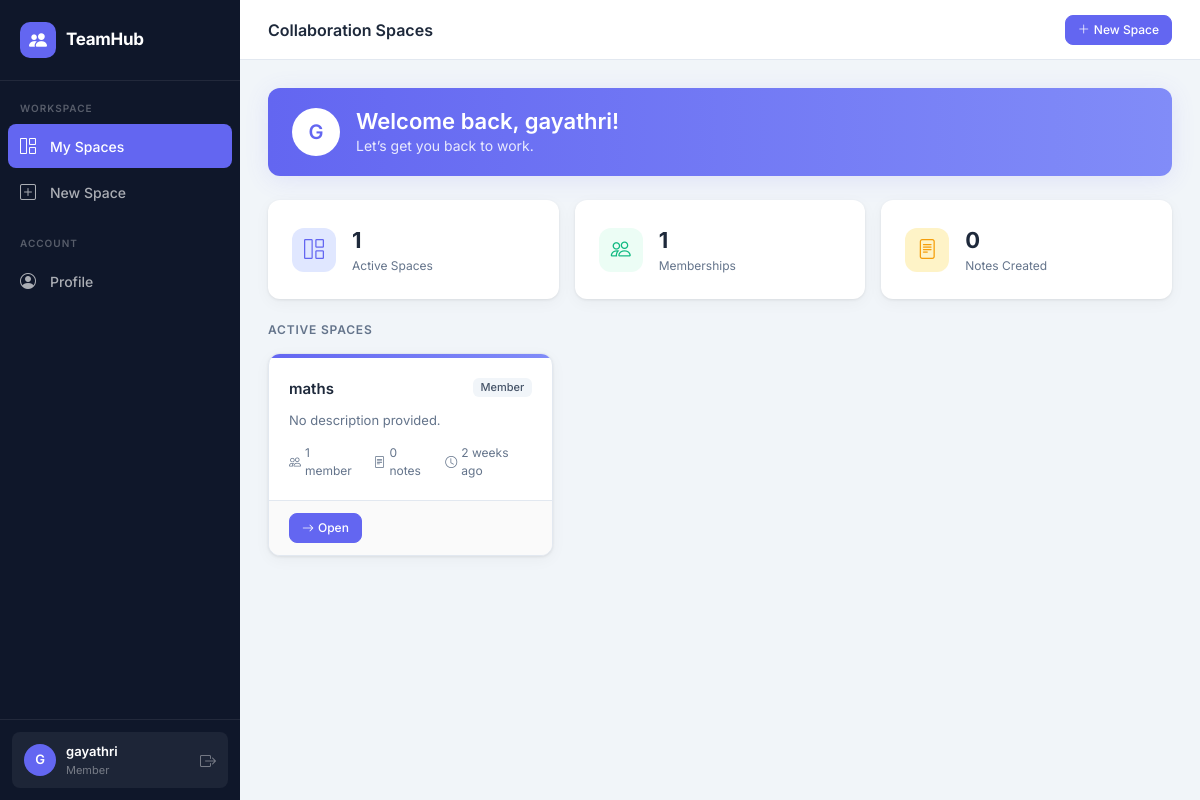
/spaces/ (signed in), run on the app's committed database.
### collaboration/models.py (models this page shows, shortened)
class CollaborationSpace(models.Model):
    STATUS_ACTIVE = 'active'
    STATUS_ARCHIVED = 'archived'
    STATUS_CHOICES = [
        (STATUS_ACTIVE, 'Active'),
        (STATUS_ARCHIVED, 'Archived'),
    ]
    name = models.CharField(
        max_length=100,
        validators=[MinLengthValidator(3)],
        help_text="Space name (3-100 characters)"
    )
    description = models.TextField(
        blank=True,
        validators=[MaxLengthValidator(500)],
        help_text="Optional description (max 500 characters)"
    )
    owner = models.ForeignKey(
        User,
        on_delete=models.CASCADE,
        related_name='owned_spaces'
    )
    status = models.CharField(
        max_length=10,
        choices=STATUS_CHOICES,
        default=STATUS_ACTIVE
    )
    created_at = models.DateTimeField(auto_now_add=True)
    updated_at = models.DateTimeField(auto_now=True)
    class Meta:
        ordering = ['-created_at']

### collaboration/views.py (the view)
# urls.py: path('', views.space_list, name='space_list'),
@login_required
def space_list(request):
    user = request.user
    owned_spaces = CollaborationSpace.objects.filter(owner=user)
    member_spaces = CollaborationSpace.objects.filter(
        members__user=user
    ).exclude(owner=user)
    all_active = (owned_spaces | member_spaces).filter(
        status=CollaborationSpace.STATUS_ACTIVE
    ).distinct().order_by('-created_at')
    all_archived = (owned_spaces | member_spaces).filter(
        status=CollaborationSpace.STATUS_ARCHIVED
    ).distinct().order_by('-updated_at')
    return render(request, 'collaboration/space_list.html', {
        'active_spaces': all_active,
        'archived_spaces': all_archived,
    })

### templates/collaboration/space_list.html (shortened to what this page needs)
{% extends "base.html" %}
{% block page_title %}Collaboration Spaces{% endblock %}
{% block nav_spaces %}active{% endblock %}
{% block topbar_actions %}
<a href="{% url 'space_create' %}" class="btn btn-primary btn-sm">
    <i class="bi bi-plus-lg me-1"></i>New Space
</a>
{% endblock %}
{% block content %}
<div class="mb-4">
    <div class="welcome-banner">
        <div class="avatar">{{ user.username|slice:":1"|upper }}</div>
        <div>
            <h2 style="margin:0;font-size:22px;font-weight:600;">Welcome back, {{ user.username }}!</h2>
            <p style="margin:0;font-size:14px;opacity:.85;">Let’s get you back to work.</p>
        </div>
    </div>
</div>
<div class="row g-3 mb-4">
    <div class="col-sm-4">
        <div class="card p-4 d-flex flex-row align-items-center gap-3 stats-card">
            <div class="stats-icon primary">
                <i class="bi bi-grid-1x2"></i>
            </div>
            <div>
                <div class="stats-number">{{ active_spaces|length }}</div>
                <div class="stats-label">Active Spaces</div>
            </div>
        </div>
    </div>
    <div class="col-sm-4">
        <div class="card p-4 d-flex flex-row align-items-center gap-3 stats-card">
            <div class="stats-icon" style="background:#ecfdf5;color:#10b981;">
                <i class="bi bi-people"></i>
            </div>
            <div>
                <div class="stats-number">{{ user.space_memberships.count }}</div>
                <div class="stats-label">Memberships</div>
            </div>
        </div>
    </div>
    <div class="col-sm-4">
        <div class="card p-4 d-flex flex-row align-items-center gap-3 stats-card">
            <div class="stats-icon" style="background:#fef3c7;color:#f59e0b;">
                <i class="bi bi-file-text"></i>
            </div>
            <div>
                <div class="stats-number">{{ user.authored_notes.count }}</div>
                <div class="stats-label">Notes Created</div>
            </div>
        </div>
    </div>
</div>
{% if active_spaces %}
<div class="d-flex align-items-center justify-content-between mb-3">
    <h6 style="font-weight:600;color:#64748b;font-size:12px;letter-spacing:.8px;text-transform:uppercase;margin:0;">
        Active Spaces
    </h6>
</div>
<div class="row row-cols-1 row-cols-md-2 row-cols-xl-3 g-4 mb-5">
    {% for space in active_spaces %}
    <div class="col">
        <div class="space-card h-100">
            <div class="space-card-accent"></div>
            <div class="space-card-body">
                <div class="d-flex justify-content-between align-items-start mb-1">
                    <a href="{% url 'space_detail' space.pk %}" class="space-card-title">{{ space.name }}</a>
                    {% if space.owner == user %}
                    <span class="badge badge-owner ms-2">Owner</span>
                    {% else %}
                    <span class="badge badge-viewer ms-2">Member</span>
                    {% endif %}
                </div>
                <p style="font-size:13px;color:#64748b;margin:0;line-height:1.5;">
                    {{ space.description|truncatechars:80|default:"No description provided." }}
                </p>
                <div class="space-meta">
                    <span><i class="bi bi-people"></i>{{ space.members.count }} member{{ space.members.count|pluralize }}</span>
                    <span><i class="bi bi-file-text"></i>{{ space.notes.count }} note{{ space.notes.count|pluralize }}</span>
                    <span><i class="bi bi-clock"></i>{{ space.updated_at|timesince }} ago</span>
                </div>
            </div>
            <div class="space-card-footer">
                <a href="{% url 'space_detail' space.pk %}" class="btn btn-primary btn-sm">
                    <i class="bi bi-arrow-right me-1"></i>Open
                </a>
            </div>
        </div>
    </div>
    {% endfor %}
</div>
{% endif %}
{% endblock %}

### templates/base.html (shortened to what this page needs)
<!DOCTYPE html>
<html lang="en">
<head>
    <link href="https://cdn.jsdelivr.net/npm/bootstrap@5.3.0/dist/css/bootstrap.min.css" rel="stylesheet">
    <link href="https://cdn.jsdelivr.net/npm/bootstrap-icons@1.11.0/font/bootstrap-icons.css" rel="stylesheet">
</head>
<body>
<aside class="sidebar">
    <a class="sidebar-brand" href="{% url 'space_list' %}">
        <div class="brand-icon"><i class="bi bi-people-fill"></i></div>
        <span class="brand-text">TeamHub</span>
    </a>
    {% if user.is_authenticated %}
    <div class="sidebar-nav">
        <div class="sidebar-section">Workspace</div>
        <a href="{% url 'space_list' %}" class="sidebar-link {% block nav_spaces %}{% endblock %}">
            <i class="bi bi-grid-1x2"></i> My Spaces
        </a>
        <a href="{% url 'space_create' %}" class="sidebar-link {% block nav_create %}{% endblock %}">
            <i class="bi bi-plus-square"></i> New Space
        </a>
        <div class="sidebar-section">Account</div>
        <a href="{% url 'profile' %}" class="sidebar-link {% block nav_profile %}{% endblock %}">
            <i class="bi bi-person-circle"></i> Profile
        </a>
    </div>
    <div class="sidebar-footer">
        <div class="user-pill">
            <div class="avatar">{{ user.username|slice:":1"|upper }}</div>
            <div class="user-info">
                <div class="user-name">{{ user.username }}</div>
                <div class="user-role">Member</div>
            </div>
            <form method="post" action="{% url 'logout' %}" class="d-inline">
                <button type="submit" class="btn p-0 border-0" title="Logout"
                    style="background:none; color:rgba(255,255,255,.4); font-size:16px;">
                    <i class="bi bi-box-arrow-right"></i>
                </button>
            </form>
        </div>
    </div>
    {% else %}
    <div class="sidebar-nav">
        <a href="{% url 'login' %}" class="sidebar-link"><i class="bi bi-box-arrow-in-right"></i> Login</a>
        <a href="{% url 'register' %}" class="sidebar-link"><i class="bi bi-person-plus"></i> Register</a>
    </div>
    {% endif %}
</aside>
<div class="main-wrap">
    <header class="topbar">
        <div class="topbar-title">{% block page_title %}TeamHub{% endblock %}</div>
        <div class="topbar-actions">{% block topbar_actions %}{% endblock %}</div>
    </header>
    <main class="page-content">
        {% block content %}{% endblock %}
    </main>
</div>
</body>
</html>

### templates/base.html (style rules this page uses)
:root { --primary: #6366f1; --primary-dark: #4f46e5; --primary-light: #e0e7ff; --success: #10b981; --warning: #f59e0b; --danger: #ef4444; --surface: #ffffff; --bg: #f1f5f9; --sidebar-bg: #0f172a; --text: #1e293b; --text-muted: #64748b; --border: #e2e8f0; --radius: 12px; --shadow: 0 1px 3px rgba(0,0,0,.08), 0 4px 16px rgba(0,0,0,.04); --shadow-md: 0 4px 24px rgba(99,102,241,.12); }
* { box-sizing: border-box; }
body { font-family: 'Inter', sans-serif; background: var(--bg); color: var(--text); margin: 0; min-height: 100vh; }
.sidebar { position: fixed; top: 0; left: 0; width: 240px; height: 100vh; background: var(--sidebar-bg); display: flex; flex-direction: column; padding: 0; z-index: 100; overflow-y: auto; }
.sidebar-brand { display: flex; align-items: center; gap: 10px; padding: 22px 20px; text-decoration: none; border-bottom: 1px solid rgba(255,255,255,.08); }
.sidebar-brand .brand-icon { width: 36px; height: 36px; background: var(--primary); border-radius: 10px; display: flex; align-items: center; justify-content: center; font-size: 18px; color: white; flex-shrink: 0; }
.sidebar-brand .brand-text { font-size: 17px; font-weight: 700; color: white; letter-spacing: -0.3px; }
.sidebar-section { padding: 20px 12px 8px; font-size: 10px; font-weight: 600; letter-spacing: 1px; color: rgba(255,255,255,.3); text-transform: uppercase; }
.sidebar-nav { padding: 0 8px; flex: 1; }
.sidebar-link { display: flex; align-items: center; gap: 10px; padding: 10px 12px; border-radius: 8px; text-decoration: none; color: rgba(255,255,255,.65); font-size: 14px; font-weight: 500; transition: all .15s; margin-bottom: 2px; }
.sidebar-link.active { background: var(--primary); color: white; }
.sidebar-link i { font-size: 16px; width: 20px; flex-shrink: 0; }
.sidebar-footer { padding: 12px; border-top: 1px solid rgba(255,255,255,.08); }
.user-pill { display: flex; align-items: center; gap: 10px; padding: 10px 12px; border-radius: 8px; background: rgba(255,255,255,.06); }
.avatar { width: 32px; height: 32px; border-radius: 50%; background: var(--primary); display: flex; align-items: center; justify-content: center; font-size: 13px; font-weight: 600; color: white; flex-shrink: 0; }
.user-info { flex: 1; min-width: 0; }
.user-name { font-size: 13px; font-weight: 600; color: white; white-space: nowrap; overflow: hidden; text-overflow: ellipsis; }
.user-role { font-size: 11px; color: rgba(255,255,255,.4); }
.main-wrap { margin-left: 240px; min-height: 100vh; display: flex; flex-direction: column; }
.topbar { background: var(--surface); border-bottom: 1px solid var(--border); padding: 0 28px; height: 60px; display: flex; align-items: center; justify-content: space-between; position: sticky; top: 0; z-index: 50; }
.topbar-title { font-size: 16px; font-weight: 600; color: var(--text); }
.topbar-actions { display: flex; align-items: center; gap: 10px; }
.page-content { padding: 28px; flex: 1; }
.btn-primary { background: var(--primary); border-color: var(--primary); font-weight: 500; border-radius: 8px; font-size: 14px; }
.btn-sm { font-size: 12px !important; padding: 5px 12px !important; }
.card { border: 1px solid var(--border); border-radius: var(--radius); box-shadow: var(--shadow); }
.space-card { border: 1px solid var(--border); border-radius: var(--radius); background: var(--surface); box-shadow: var(--shadow); transition: all .2s ease; overflow: hidden; }
.space-card-accent { height: 4px; background: linear-gradient(90deg, var(--primary), #818cf8); }
.space-card-body { padding: 20px; }
.space-card-title { font-size: 15px; font-weight: 600; color: var(--text); text-decoration: none; display: block; margin-bottom: 6px; }
.space-meta { display: flex; gap: 14px; font-size: 12px; color: var(--text-muted); margin-top: 14px; }
.space-meta span { display: flex; align-items: center; gap: 4px; }
.space-card-footer { padding: 12px 20px; border-top: 1px solid var(--border); display: flex; gap: 8px; background: #fafafa; }
.badge { font-weight: 500; font-size: 11px; border-radius: 6px; padding: 4px 8px; }
.badge-viewer { background: #f1f5f9; color: #475569; }

### data on the page
CollaborationSpace: name "maths", shows "Member", description "No description provided.", members.count "1", notes.count "0", updated_at "2 weeks"

### other printed values
{{ user.username|slice:":1"|upper }} "G"
{{ user.username }} "gayathri"
{{ active_spaces|length }} "1"
{{ user.space_memberships.count }} "1"
{{ user.authored_notes.count }} "0"
